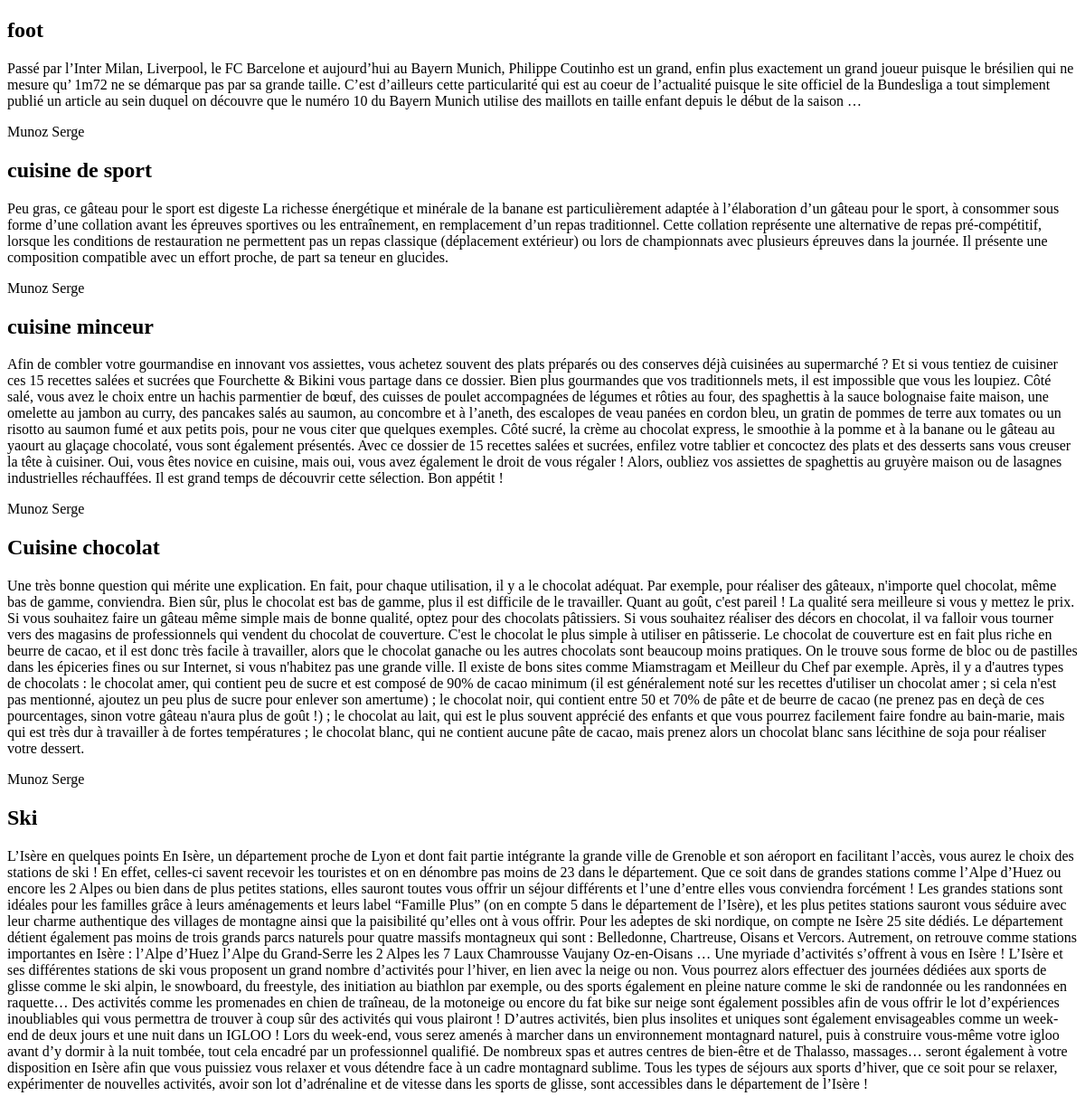
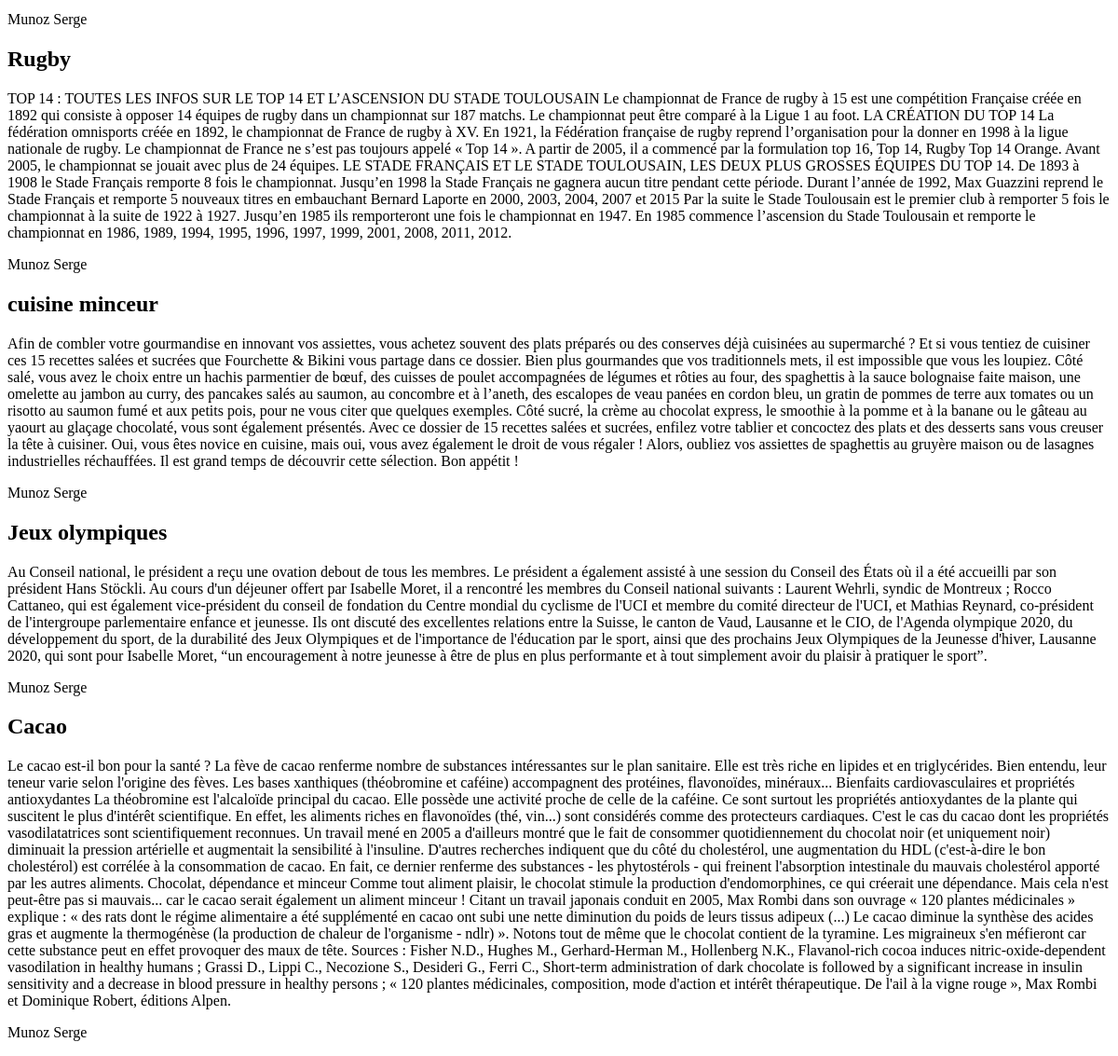
The page /blog.php on the database as committed earlier (2 pictures, top to bottom).
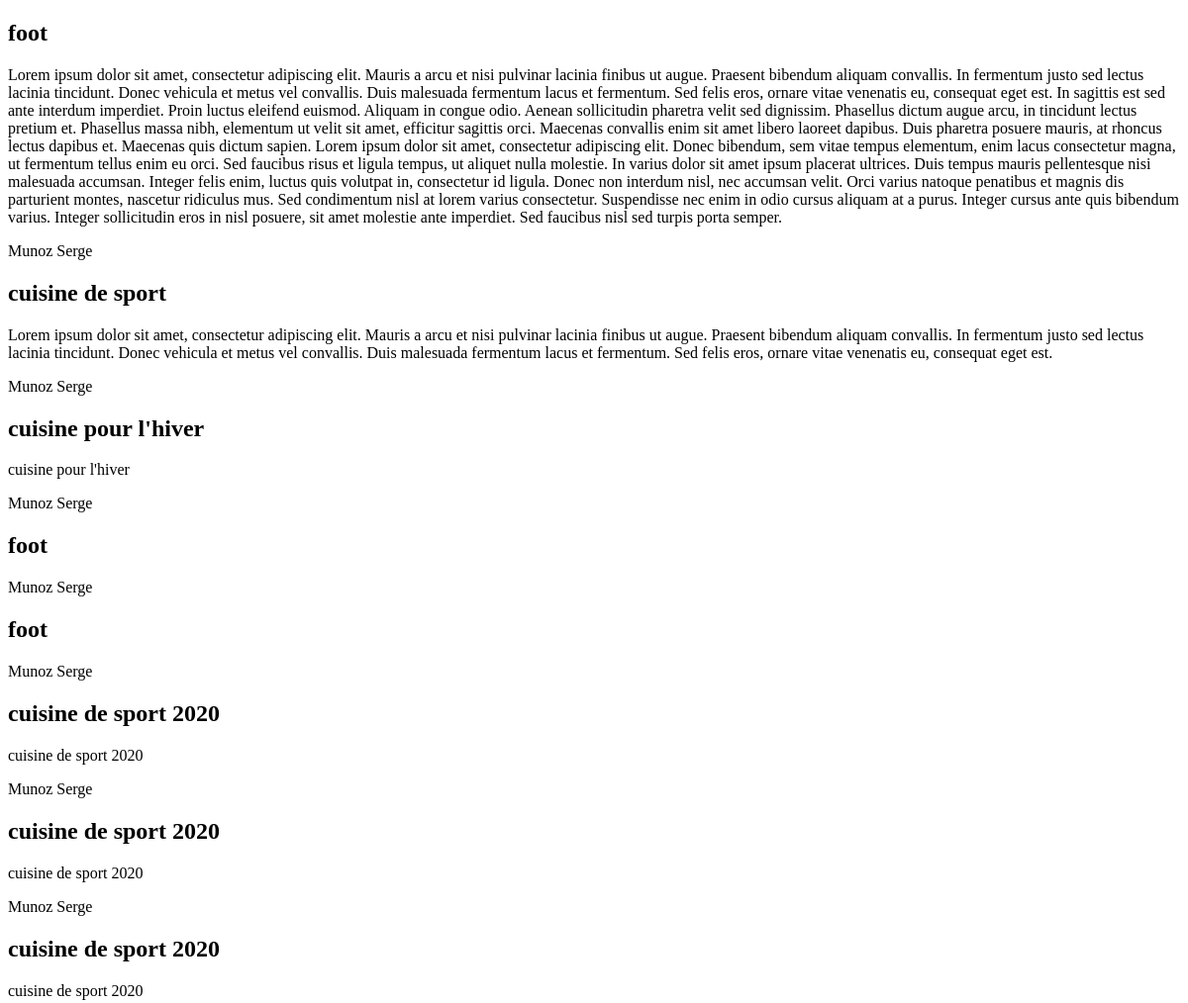
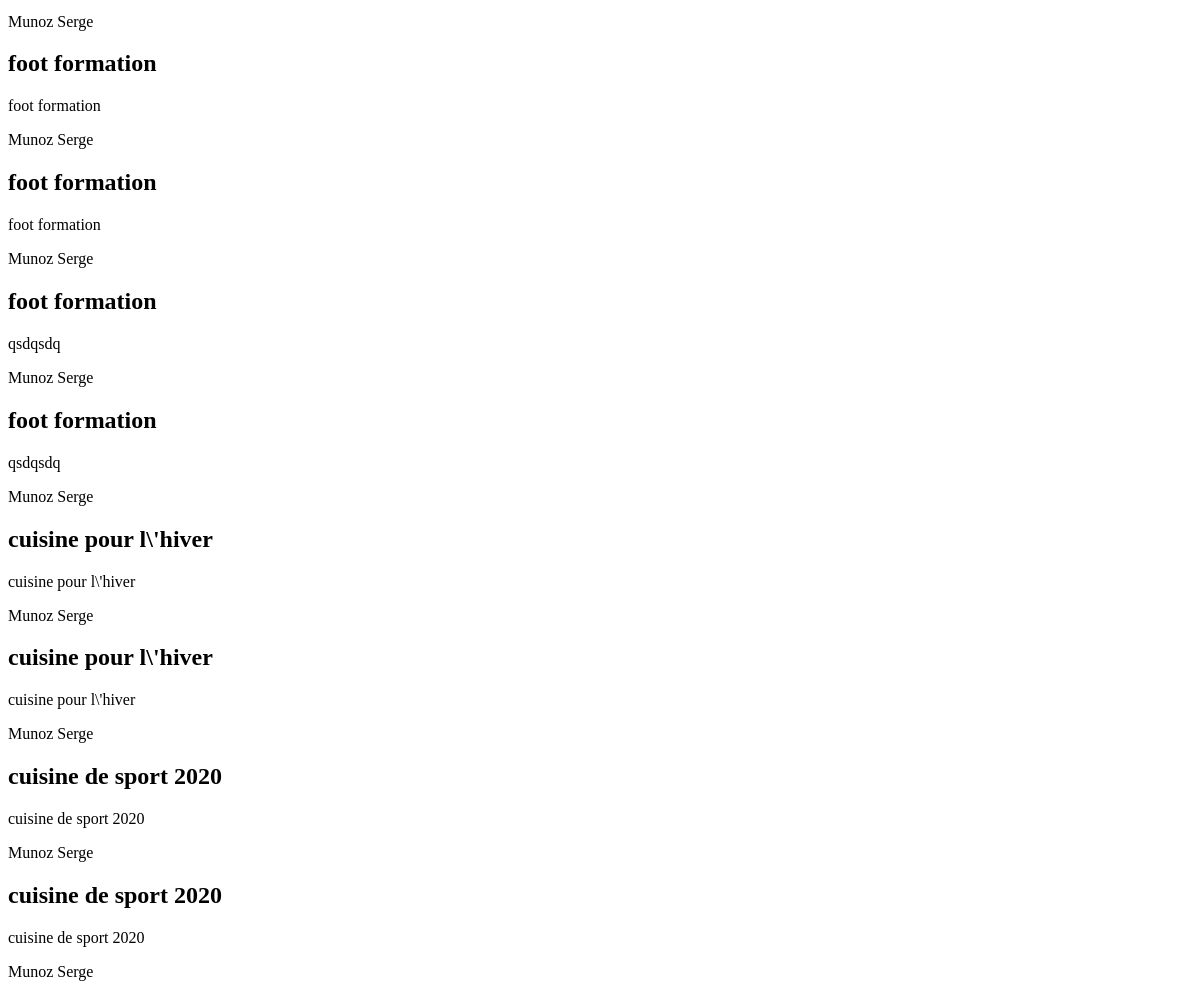
The same page on the database as committed later (2 pictures, top to bottom).
### tables this page shows
CREATE TABLE `liaisons` (
  `id_liaison` int(11) NOT NULL,
  `id_article` int(11) NOT NULL,
  `id_user` int(11) NOT NULL,
  `id_categorie` int(11) NOT NULL
);

CREATE TABLE `articles` (
  `id_article` int(11) NOT NULL,
  `titre_article` varchar(100) NOT NULL,
  `article` text NOT NULL,
  `article_court` text NOT NULL,
  `actif` tinyint(1) NOT NULL DEFAULT '1',
  `commentaire` tinyint(1) NOT NULL DEFAULT '1'
);

CREATE TABLE `users` (
  `id_user` int(11) NOT NULL,
  `nom` varchar(50) NOT NULL,
  `prenom` varchar(50) NOT NULL,
  `mail` varchar(100) NOT NULL,
  `passe` varchar(50) NOT NULL,
  `niv` int(11) NOT NULL
);

### fonction.php (called while the page is built, shortened)
<?php
function recup_des_articles()
{
    global  $connection;
    $sql =  "SELECT *  FROM liaisons
    INNER JOIN users ON users.id_user = liaisons.id_user
    INNER JOIN articles ON articles.id_article = liaisons.id_article
    INNER JOIN categories ON categories.id_categorie = liaisons.id_categorie
    WHERE articles.actif=1";
    $sth = $connection->prepare($sql);
    $sth->execute();
    $resultat = $sth->fetchAll(PDO::FETCH_OBJ);
    return $resultat;
}

### blog.php (the view, shortened to what this page needs)
<?php
include "conect.php";
include "fonction.php";
$recup_des_articles = recup_des_articles();
?>
<!DOCTYPE html>
<html lang="en">
<head>
</head>
<body>
    <?php foreach ($recup_des_articles as $row) { ?>
    <h2><?php echo $row->titre_article ?></h2>
    <p><?php echo $row->article ?></p>
    <p><?php echo $row->nom ?> <?php echo $row->prenom ?></p>
    <?php } ?>
</body>
</html>

Rows that differ between the two databases and show on the page:
no longer on this page (row unchanged): liaisons: id_article.titre_article "Cuisine chocolat", id_article.article "Une très bonne question qui mérite une explication. En fait, pour chaque utilisation, il y a le chocolat adéquat. Par exemple, pour réaliser des gâteaux, n'importe quel chocolat, même bas de gamme, conviendra. Bien sûr, plus le chocolat est bas de gamme, plus il est difficile de le travailler. Quant au goût, c'est pareil ! La qualité sera meilleure si vous y mettez le prix. Si vous souhaitez faire un gâteau même simple mais de bonne qualité, optez pour des chocolats pâtissiers. Si vous souhaitez réaliser des décors en chocolat, il va falloir vous tourner vers des magasins de professionnels qui vendent du chocolat de couverture. C'est le chocolat le plus simple à utiliser en pâtisserie. Le…", id_user.nom "Munoz", id_user.prenom "Serge"
removed liaisons: id_article.titre_article "cuisine minceur", id_article.article "Afin de combler votre gourmandise en innovant vos assiettes, vous achetez souvent des plats préparés ou des conserves déjà cuisinées au supermarché ? Et si vous tentiez de cuisiner ces 15 recettes salées et sucrées que Fourchette & Bikini vous partage dans ce dossier. Bien plus gourmandes que vos traditionnels mets, il est impossible que vous les loupiez. Côté salé, vous avez le choix entre un hachis parmentier de bœuf, des cuisses de poulet accompagnées de légumes et rôties au four, des spaghettis à la sauce bolognaise faite maison, une omelette au jambon au curry, des pancakes salés au saumon, au concombre et à l’aneth, des escalopes de veau panées en cordon bleu, un gratin de pommes de…", id_user.nom "Munoz", id_user.prenom "Serge"
removed liaisons: id_article.titre_article "Jeux olympiques", id_article.article "Au Conseil national, le président a reçu une ovation debout de tous les membres. Le président a également assisté à une session du Conseil des États où il a été accueilli par son président Hans Stöckli. Au cours d'un déjeuner offert par Isabelle Moret, il a rencontré les membres du Conseil national suivants : Laurent Wehrli, syndic de Montreux ; Rocco Cattaneo, qui est également vice-président du conseil de fondation du Centre mondial du cyclisme de l'UCI et membre du comité directeur de l'UCI, et Mathias Reynard, co-président de l'intergroupe parlementaire enfance et jeunesse. Ils ont discuté des excellentes relations entre la Suisse, le canton de Vaud, Lausanne et le CIO, de l'Agenda…", id_user.nom "Munoz", id_user.prenom "Serge"
removed liaisons: id_article.titre_article "Cacao", id_article.article "Le cacao est-il bon pour la santé ? La fève de cacao renferme nombre de substances intéressantes sur le plan sanitaire. Elle est très riche en lipides et en triglycérides. Bien entendu, leur teneur varie selon l'origine des fèves. Les bases xanthiques (théobromine et caféine) accompagnent des protéines, flavonoïdes, minéraux... Bienfaits cardiovasculaires et propriétés antioxydantes La théobromine est l'alcaloïde principal du cacao. Elle possède une activité proche de celle de la caféine. Ce sont surtout les propriétés antioxydantes de la plante qui suscitent le plus d'intérêt scientifique. En effet, les aliments riches en flavonoïdes (thé, vin...) sont considérés comme des protecteurs…", id_user.nom "Munoz", id_user.prenom "Serge"
changed through a linked row, liaisons: id_article.article "Passé par l’Inter Milan, Liverpool, le FC Barcelone et aujourd’hui au Bayern Munich, Philippe Coutinho est un grand, enfin plus exactement un grand joueur puisque le brésilien qui ne mesure qu’ 1m72 ne se démarque pas par sa grande taille. C’est d’ailleurs cette particularité qui est au coeur de l’actualité puisque le site officiel de la Bundesliga a tout simplement publié un article au sein duquel on découvre que le numéro 10 du Bayern Munich utilise des maillots en taille enfant depuis le début de la saison …" → "Lorem ipsum dolor sit amet, consectetur adipiscing elit. Mauris a arcu et nisi pulvinar lacinia finibus ut augue. Praesent bibendum aliquam convallis. In fermentum justo sed lectus lacinia tincidunt. Donec vehicula et metus vel convallis. Duis malesuada fermentum lacus et fermentum. Sed felis eros, ornare vitae venenatis eu, consequat eget est. In sagittis est sed ante interdum imperdiet. Proin luctus eleifend euismod. Aliquam in congue odio. Aenean sollicitudin pharetra velit sed dignissim. Phasellus dictum augue arcu, in tincidunt lectus pretium et. Phasellus massa nibh, elementum ut velit sit amet, efficitur sagittis orci. Maecenas convallis enim sit amet libero laoreet dapibus. Duis…"
changed through a linked row, liaisons "cuisine de sport": id_article.article "Peu gras, ce gâteau pour le sport est digeste La richesse énergétique et minérale de la banane est particulièrement adaptée à l’élaboration d’un gâteau pour le sport, à consommer sous forme d’une collation avant les épreuves sportives ou les entraînement, en remplacement d’un repas traditionnel. Cette collation représente une alternative de repas pré-compétitif, lorsque les conditions de restauration ne permettent pas un repas classique (déplacement extérieur) ou lors de championnats avec plusieurs épreuves dans la journée. Il présente une composition compatible avec un effort proche, de part sa teneur en glucides." → "Lorem ipsum dolor sit amet, consectetur adipiscing elit. Mauris a arcu et nisi pulvinar lacinia finibus ut augue. Praesent bibendum aliquam convallis. In fermentum justo sed lectus lacinia tincidunt. Donec vehicula et metus vel convallis. Duis malesuada fermentum lacus et fermentum. Sed felis eros, ornare vitae venenatis eu, consequat eget est."
changed through a linked row, liaisons: id_article.titre_article "cuisine minceur" → "cuisine pour l'hiver"; id_article.article "Afin de combler votre gourmandise en innovant vos assiettes, vous achetez souvent des plats préparés ou des conserves déjà cuisinées au supermarché ? Et si vous tentiez de cuisiner ces 15 recettes salées et sucrées que Fourchette & Bikini vous partage dans ce dossier. Bien plus gourmandes que vos traditionnels mets, il est impossible que vous les loupiez. Côté salé, vous avez le choix entre un hachis parmentier de bœuf, des cuisses de poulet accompagnées de légumes et rôties au four, des spaghettis à la sauce bolognaise faite maison, une omelette au jambon au curry, des pancakes salés au saumon, au concombre et à l’aneth, des escalopes de veau panées en cordon bleu, un gratin de pommes de…" → "cuisine pour l'hiver"
changed through a linked row, liaisons (number 4 of 16 on the later page): id_article.titre_article "Ski" → "foot"; id_article.article "L’Isère en quelques points En Isère, un département proche de Lyon et dont fait partie intégrante la grande ville de Grenoble et son aéroport en facilitant l’accès, vous aurez le choix des stations de ski ! En effet, celles-ci savent recevoir les touristes et on en dénombre pas moins de 23 dans le département. Que ce soit dans de grandes stations comme l’Alpe d’Huez ou encore les 2 Alpes ou bien dans de plus petites stations, elles sauront toutes vous offrir un séjour différents et l’une d’entre elles vous conviendra forcément ! Les grandes stations sont idéales pour les familles grâce à leurs aménagements et leurs label “Famille Plus” (on en compte 5 dans le département de l’Isère), et les…" → (not shown)
changed liaisons (number 5 of 16 on the later page): id_article.titre_article "Rugby" → "foot"; id_article.article "TOP 14 : TOUTES LES INFOS SUR LE TOP 14 ET L’ASCENSION DU STADE TOULOUSAIN Le championnat de France de rugby à 15 est une compétition Française créée en 1892 qui consiste à opposer 14 équipes de rugby dans un championnat sur 187 matchs. Le championnat peut être comparé à la Ligue 1 au foot. LA CRÉATION DU TOP 14 La fédération omnisports créée en 1892, le championnat de France de rugby à XV. En 1921, la Fédération française de rugby reprend l’organisation pour la donner en 1998 à la ligue nationale de rugby. Le championnat de France ne s’est pas toujours appelé « Top 14 ». A partir de 2005, il a commencé par la formulation top 16, Top 14, Rugby Top 14 Orange. Avant 2005, le championnat se…" → (not shown)
now on this page (row unchanged): liaisons: id_article.titre_article "cuisine de sport 2020", id_article.article "cuisine de sport 2020", id_user.nom "Munoz", id_user.prenom "Serge"
now on this page (row unchanged): liaisons: id_article.titre_article "cuisine de sport 2020", id_article.article "cuisine de sport 2020", id_user.nom "Munoz", id_user.prenom "Serge"
now on this page (row unchanged): liaisons: id_article.titre_article "cuisine de sport 2020", id_article.article "cuisine de sport 2020", id_user.nom "Munoz", id_user.prenom "Serge"
now on this page (row unchanged): liaisons: id_article.titre_article "foot formation", id_article.article "foot formation", id_user.nom "Munoz", id_user.prenom "Serge"
now on this page (row unchanged): liaisons: id_article.titre_article "foot formation", id_article.article "foot formation", id_user.nom "Munoz", id_user.prenom "Serge"
now on this page (row unchanged): liaisons: id_article.titre_article "foot formation", id_article.article "qsdqsdq", id_user.nom "Munoz", id_user.prenom "Serge"
now on this page (row unchanged): liaisons: id_article.titre_article "foot formation", id_article.article "qsdqsdq", id_user.nom "Munoz", id_user.prenom "Serge"
now on this page (row unchanged): liaisons: id_article.titre_article "cuisine pour l\\'hiver", id_article.article "cuisine pour l\\'hiver", id_user.nom "Munoz", id_user.prenom "Serge"
now on this page (row unchanged): liaisons: id_article.titre_article "cuisine pour l\\'hiver", id_article.article "cuisine pour l\\'hiver", id_user.nom "Munoz", id_user.prenom "Serge"
now on this page (row unchanged): liaisons: id_article.titre_article "cuisine de sport 2020", id_article.article "cuisine de sport 2020", id_user.nom "Munoz", id_user.prenom "Serge"
now on this page (row unchanged): liaisons: id_article.titre_article "cuisine de sport 2020", id_article.article "cuisine de sport 2020", id_user.nom "Munoz", id_user.prenom "Serge"
